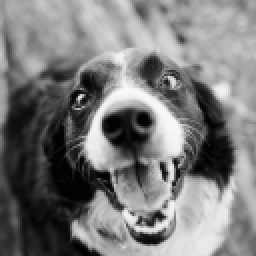
#> input picture 01_tb/image_test/dog.png, 128 x 128 px (shown 2 times larger)
$ python gen_hex.py
#> lines starting #> are read from the running program, lines starting #| are printed output that depends on the picture
# File: gen_hex.py
from PIL import Image
import os

# --- CẤU HÌNH ---
WIDTH = 48
HEIGHT = 48
INPUT_IMAGE = "dog.png"
OUTPUT_HEX = "dog_correct.hex"

def create_hex():
    if not os.path.exists(INPUT_IMAGE):
        print(f"❌ Lỗi: Không tìm thấy file '{INPUT_IMAGE}'. Hãy copy ảnh vào thư mục này!")
        return

    try:
        # 1. Mở ảnh
        img = Image.open(INPUT_IMAGE)
#> img is the input picture: PIL image 128x128 RGBA; mean R, G, B, A 122.9, 122.9, 122.9, 255
        # 2. Convert sang ảnh xám (L) và Resize về 64x64
        img = img.convert('L').resize((WIDTH, HEIGHT))
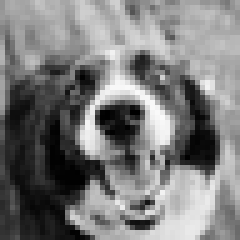
#> img: PIL image 48x48 L (shown 5 times larger); min 0, max 250, mean 122.9
        width, height = img.size
#> width = 48; height = 48

        print(f"Kích thước gốc của ảnh là: {width} x {height} pixels")
#| Kích thước gốc của ảnh là: 48 x 48 pixels
        # 3. Lấy dữ liệu pixel
        pixels = list(img.getdata())
#> pixels = 2304 values, max 250 at index 1136, min 0 at index 1077, mean 122.9

        # 4. Ghi ra file Hex
        with open(OUTPUT_HEX, "w") as f:
            for p in pixels:
                # Ghi số Hex 2 chữ số (vd: 0a, ff, 10)
                f.write(f"{p:02x}\n")
#> this loop made 2304 passes
#> p on passes 1 to 3: 148, 166, 172

        print(f"✅ THÀNH CÔNG! Đã tạo file '{OUTPUT_HEX}'")
        print(f"   Kích thước: {WIDTH}x{HEIGHT} = {len(pixels)} dòng.")
#|    Kích thước: 48x48 = 2304 dòng.

    except Exception as e:
        print(f"❌ Có lỗi: {e}")

if __name__ == "__main__":
    create_hex()

$ run again, with 01_tb/image_test/image_fail.png copied over 01_tb/image_test/dog.png
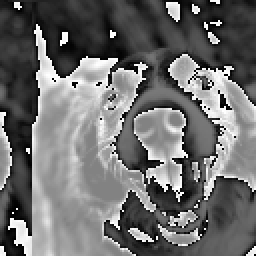
#> input picture 01_tb/image_test/image_fail.png, 128 x 128 px (shown 2 times larger)
#> in create_hex, img is the input picture: PIL image 128x128 L; min 0, max 255, mean 109.5
#> in create_hex, `img = img.convert('L').resize((WIDTH, HEIGHT))`:
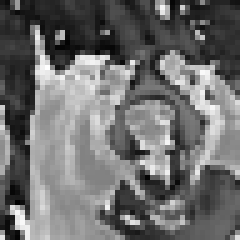
#> img: PIL image 48x48 L (shown 5 times larger); min 0, max 255, mean 109.5
#| Kích thước gốc của ảnh là: 48 x 48 pixels
#> pixels = 2304 values, max 255 at index 633, min 0 at index 1923, mean 109.5
#> the loop in create_hex, `for p in pixels:` made 2304 passes
#> p on passes 1 to 3: 23, 13, 86
#|    Kích thước: 48x48 = 2304 dòng.

$ run again, with 01_tb/image_test/image_succes.png copied over 01_tb/image_test/dog.png
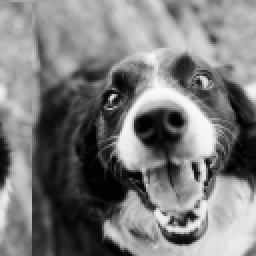
#> input picture 01_tb/image_test/image_succes.png, 128 x 128 px (shown 2 times larger)
#> in create_hex, img is the input picture: PIL image 128x128 L; min 2, max 249, mean 123
#> in create_hex, `img = img.convert('L').resize((WIDTH, HEIGHT))`:
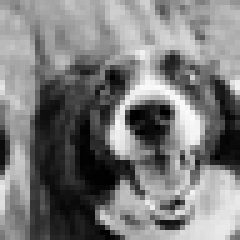
#> img: PIL image 48x48 L (shown 5 times larger); min 0, max 250, mean 123
#| Kích thước gốc của ảnh là: 48 x 48 pixels
#> pixels = 2304 values, max 250 at index 1142, min 0 at index 1083, mean 123
#> the loop in create_hex, `for p in pixels:` made 2304 passes
#> p on passes 1 to 3: 151, 148, 139
#|    Kích thước: 48x48 = 2304 dòng.
